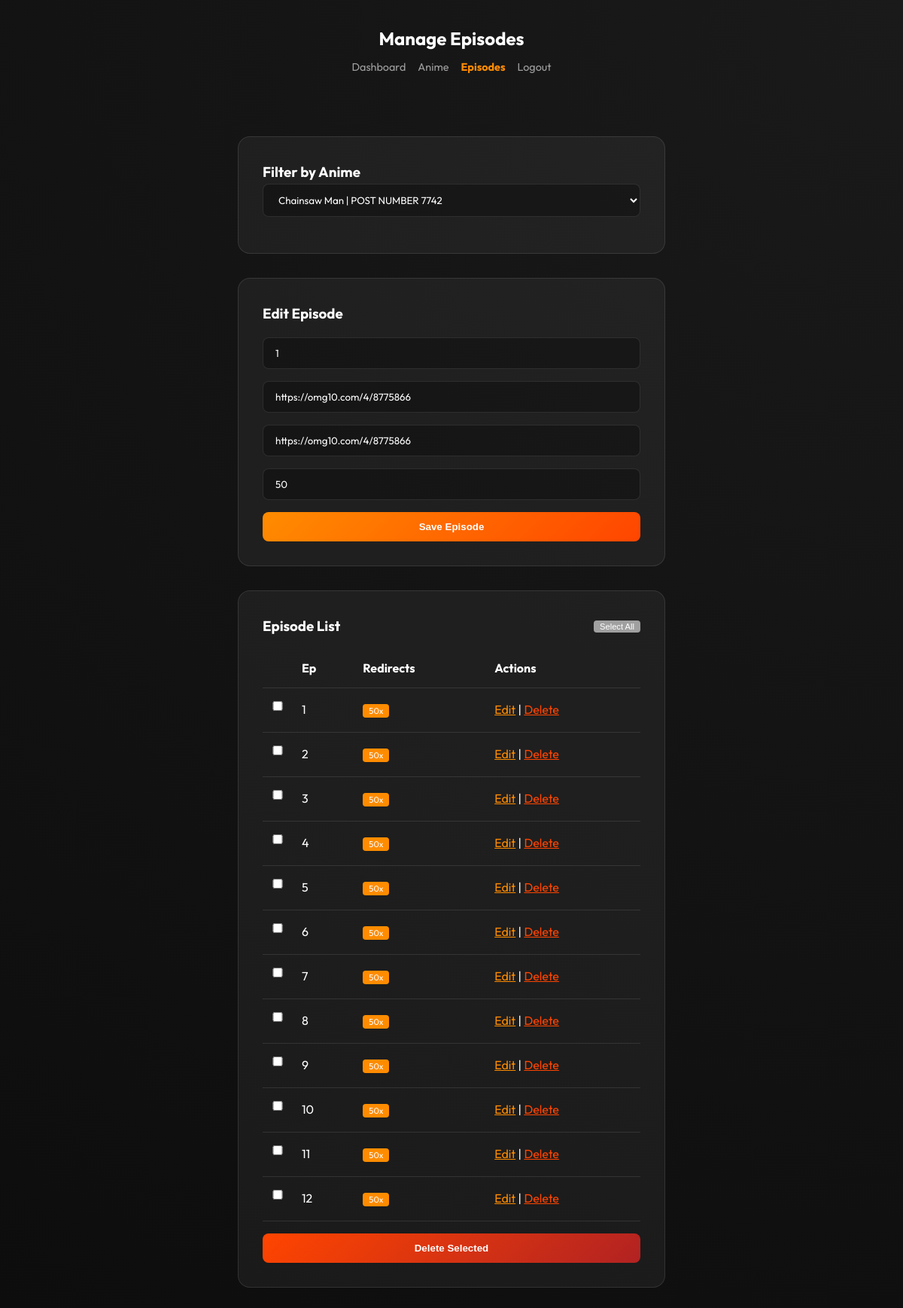
/farreladmin/episodes.php?anime_id=1&edit=113 (signed in), run on the app's committed database.
### tables this page shows
CREATE TABLE episodes (
            id INTEGER PRIMARY KEY AUTOINCREMENT,
            anime_id INTEGER NOT NULL,
            episode_number INTEGER NOT NULL,
            download_link TEXT NOT NULL,
            ad_link TEXT,
            ad_redirect_count INTEGER DEFAULT 0,
            FOREIGN KEY (anime_id) REFERENCES anime(id) ON DELETE CASCADE
        );

### farreladmin/episodes.php (the view, shortened to what this page needs)
<?php
require_once '../db.php';
$animes = $pdo->query("SELECT * FROM anime ORDER BY title ASC")->fetchAll();
$selected_anime_id = $_GET['anime_id'] ?? ($animes[0]['id'] ?? null);
$episodes = [];
if ($selected_anime_id) {
    $stmt = $pdo->prepare("SELECT * FROM episodes WHERE anime_id = ? ORDER BY episode_number ASC");
    $stmt->execute([$selected_anime_id]);
    $episodes = $stmt->fetchAll();
}
$edit_ep = null;
if (isset($_GET['edit'])) {
    $stmt = $pdo->prepare("SELECT * FROM episodes WHERE id = ?");
    $stmt->execute([$_GET['edit']]);
    $edit_ep = $stmt->fetch();
}
?>
<!DOCTYPE html>
<html lang="en">
<head>
    <link rel="stylesheet" href="../assets/style.css">
</head>
<body>
    <div class="container">
        <header>
            <h1>Manage Episodes</h1>
            <div class="nav-admin">
                <a href="index.php">Dashboard</a>
                <a href="anime.php">Anime</a>
                <a href="episodes.php" class="active">Episodes</a>
                <a href="logout.php">Logout</a>
            </div>
        </header>
        <div class="admin-card">
            <h3>Filter by Anime</h3>
            <form method="GET">
                <select name="anime_id" onchange="this.form.submit()">
                    <?php foreach ($animes as $a): ?>
                    <option value="<?php echo $a['id']; ?>" <?php echo $selected_anime_id == $a['id'] ? 'selected' : ''; ?>>
                        <?php echo htmlspecialchars($a['title']); ?>
                    </option>
                    <?php endforeach; ?>
                </select>
            </form>
        </div>
        <?php if ($selected_anime_id): ?>
        <div class="admin-card" style="margin-top: 2rem;">
            <h3><?php echo $edit_ep ? 'Edit Episode' : 'Add Single Episode'; ?></h3>
            <form method="POST" style="margin-top: 1rem;">
                <input type="number" name="episode_number" placeholder="Episode Number" value="<?php echo $edit_ep['episode_number'] ?? ''; ?>" required>
                <input type="text" name="download_link" placeholder="Download Link" value="<?php echo $edit_ep['download_link'] ?? ''; ?>" required>
                <input type="text" name="ad_link" placeholder="Ad Link (Optional)" value="<?php echo $edit_ep['ad_link'] ?? ''; ?>">
                <input type="number" name="ad_redirect_count" placeholder="Ad Redirect Count" value="<?php echo $edit_ep['ad_redirect_count'] ?? '0'; ?>">
                <button type="submit" name="save_episode" class="btn-primary">Save Episode</button>
            </form>
        </div>
        <div class="admin-card" style="margin-top: 2rem;">
            <div style="display: flex; justify-content: space-between; align-items: center; margin-bottom: 1rem;">
                <h3>Episode List</h3>
                <button type="button" onclick="selectAll()" class="badge" style="cursor: pointer; background: var(--text-secondary); border: none;">Select All</button>
            </div>
            <form method="POST" id="mass-delete-form">
                <table>
                    <thead>
                        <tr>
                            <th style="width: 40px;"></th>
                            <th>Ep</th>
                            <th>Redirects</th>
                            <th>Actions</th>
                        </tr>
                    </thead>
                    <tbody>
                        <?php foreach ($episodes as $e): ?>
                        <tr>
                            <td><input type="checkbox" name="episode_ids[]" value="<?php echo $e['id']; ?>" class="ep-checkbox"></td>
                            <td><?php echo $e['episode_number']; ?></td>
                            <td><span class="badge"><?php echo $e['ad_redirect_count']; ?>x</span></td>
                            <td>
                                <a href="?anime_id=<?php echo $selected_anime_id; ?>&edit=<?php echo $e['id']; ?>" style="color: var(--accent-color);">Edit</a> |
                                <a href="?anime_id=<?php echo $selected_anime_id; ?>&delete=<?php echo $e['id']; ?>" style="color: #ff4500;" onclick="return confirm('Delete this episode?')">Delete</a>
                            </td>
                        </tr>
                        <?php endforeach; ?>
                    </tbody>
                </table>
                <div style="margin-top: 1rem;">
                    <button type="submit" name="mass_delete" class="btn-primary" style="background: linear-gradient(135deg, #ff4500 0%, #b22222 100%);" onclick="return confirm('Delete selected episodes?')">Delete Selected</button>
                </div>
            </form>
        </div>
        <?php endif; ?>
    </div>
</body>
</html>

### assets/style.css (style rules this page uses)
:root { --bg-color: #0d0d0d; --accent-color: #ff8c00; --accent-gradient: linear-gradient(135deg, #ff8c00 0%, #ff4500 100%); --text-primary: #ffffff; --text-secondary: #a0a0a0; --glass-bg: rgba(255, 255, 255, 0.05); --glass-border: rgba(255, 255, 255, 0.1); --button-radius: 16px; }
* { margin: 0; padding: 0; box-sizing: border-box; }
body { font-family: 'Outfit', sans-serif; background-color: var(--bg-color); color: var(--text-primary); line-height: 1.6; background: radial-gradient(circle at top right, #1a1a1a, #0d0d0d); min-height: 100vh; }
.container { max-width: 600px; margin: 0 auto; padding: 2rem 1rem; display: flex; flex-direction: column; align-items: center; }
header { text-align: center; margin-bottom: 3rem; }
h1 { font-size: 1.5rem; font-weight: 700; margin-bottom: 0.5rem; }
.admin-card { background: var(--glass-bg); border: 1px solid var(--glass-border); padding: 2rem; border-radius: var(--button-radius); width: 100%; }
input, textarea, select { width: 100%; padding: 0.75rem 1rem; background: rgba(0, 0, 0, 0.3); border: 1px solid var(--glass-border); border-radius: 8px; color: white; margin-bottom: 1rem; font-family: inherit; }
.btn-primary { background: var(--accent-gradient); color: white; border: none; padding: 0.75rem 1.5rem; border-radius: 8px; font-weight: 700; cursor: pointer; width: 100%; transition: transform 0.2s; }
.nav-admin { display: flex; gap: 1rem; margin-bottom: 2rem; }
.nav-admin a { color: var(--text-secondary); text-decoration: none; font-size: 0.9rem; }
.nav-admin a.active { color: var(--accent-color); font-weight: 700; }
table { width: 100%; border-collapse: collapse; margin-top: 1rem; }
th, td { padding: 0.75rem; text-align: left; border-bottom: 1px solid var(--glass-border); }
.badge { padding: 2px 8px; border-radius: 4px; font-size: 0.7rem; background: var(--accent-color); color: white; }

### data on the page
episodes: episode_number "1", download_link "https://omg10.com/4/8775866", ad_link "https://omg10.com/4/8775866", ad_redirect_count "50"
episodes: episode_number "2", ad_redirect_count "50"
episodes: episode_number "3", ad_redirect_count "50"
episodes: episode_number "4", ad_redirect_count "50"
episodes: episode_number "5", ad_redirect_count "50"
episodes: episode_number "6", ad_redirect_count "50"
episodes: episode_number "7", ad_redirect_count "50"
episodes: episode_number "8", ad_redirect_count "50"
episodes: episode_number "9", ad_redirect_count "50"
episodes: episode_number "10", ad_redirect_count "50"
episodes: episode_number "11", ad_redirect_count "50"
episodes: episode_number "12", ad_redirect_count "50"

### other printed values
form field anime_id "Chainsaw Man | POST NUMBER 7742"
